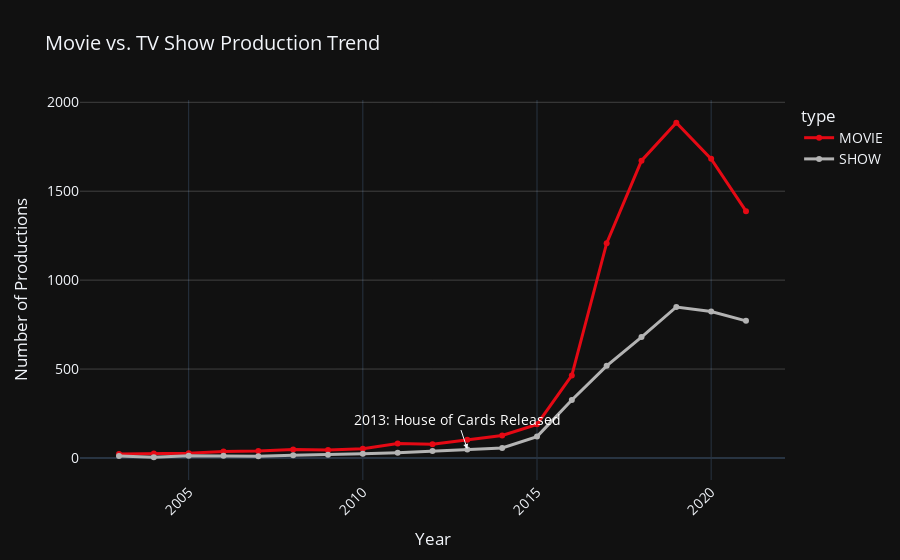

This figure's notebook cell:
### Code cell
df_type = df.groupby(['year', 'type']).size().reset_index(name='count')

fig = px.line(df_type, x='year', y='count', color='type',
              title="Movie vs. TV Show Production Trend",
              labels={"year": "Year", "count": "Number of Productions"},
              color_discrete_map={"MOVIE": "#E50914", "SHOW": "#B3B3B3"})

fig.update_traces(mode="lines+markers", line=dict(width=3))

annotations = [
    dict(x=2013, y=50, xref="x", yref="y",
         text="2013: House of Cards Released", showarrow=True, arrowhead=2, font=dict(color="white")),
]

fig.update_layout(
    template="plotly_dark",
    xaxis=dict(tickangle=-45),
    yaxis=dict(gridcolor="rgba(255,255,255,0.2)"),
    font=dict(size=14),
    annotations=annotations
)

fig.show()

### Figure 1 — Plotly figure (JSON) as saved in the notebook; plotly's stock layout.template omitted (floating-point values rounded to 4 significant figures)
{"data": [{"hovertemplate": "type=MOVIE<br>Year=%{x}<br>Number of Productions=%{y}<extra></extra>", "legendgroup": "MOVIE", "line": {"color": "#E50914", "dash": "solid", "width": 3}, "marker": {"symbol": "circle"}, "mode": "lines+markers", "name": "MOVIE", "orientation": "v", "showlegend": true, "type": "scatter", "x": [2003, 2004, 2005, 2006, 2007, 2008, 2009, 2010, 2011, 2012, 2013, 2014, 2015, 2016, 2017, 2018, 2019, 2020, 2021], "xaxis": "x", "y": [22, 25, 26, 36, 39, 48, 45, 52, 81, 77, 103, 126, 189, 464, 1208, 1672, 1885, 1682, 1388], "yaxis": "y"}, {"hovertemplate": "type=SHOW<br>Year=%{x}<br>Number of Productions=%{y}<extra></extra>", "legendgroup": "SHOW", "line": {"color": "#B3B3B3", "dash": "solid", "width": 3}, "marker": {"symbol": "circle"}, "mode": "lines+markers", "name": "SHOW", "orientation": "v", "showlegend": true, "type": "scatter", "x": [2003, 2004, 2005, 2006, 2007, 2008, 2009, 2010, 2011, 2012, 2013, 2014, 2015, 2016, 2017, 2018, 2019, 2020, 2021], "xaxis": "x", "y": [11, 4, 12, 12, 10, 15, 18, 24, 30, 39, 47, 56, 120, 326, 518, 680, 849, 824, 771], "yaxis": "y"}], "layout": {"annotations": [{"arrowhead": 2, "font": {"color": "white"}, "showarrow": true, "text": "2013: House of Cards Released", "x": 2013, "xref": "x", "y": 50, "yref": "y"}], "font": {"size": 14}, "legend": {"title": {"text": "type"}, "tracegroupgap": 0}, "title": {"text": "Movie vs. TV Show Production Trend"}, "xaxis": {"anchor": "y", "domain": [0, 1], "tickangle": -45, "title": {"text": "Year"}}, "yaxis": {"anchor": "x", "domain": [0, 1], "gridcolor": "rgba(255,255,255,0.2)", "title": {"text": "Number of Productions"}}}}
